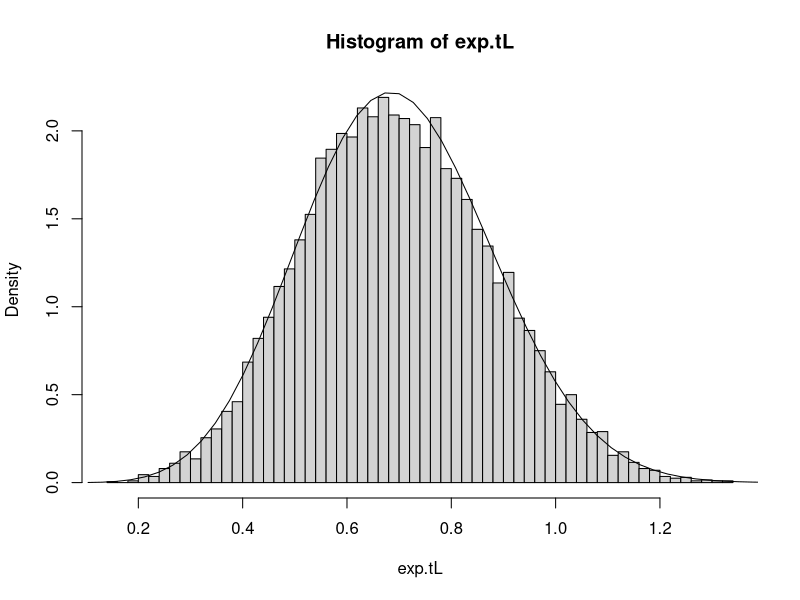

R code for this plot:
library(boot)


### Name: lines.saddle.distn
### Title: Add a Saddlepoint Approximation to a Plot
### Aliases: lines.saddle.distn
### Keywords: aplot smooth nonparametric

### ** Examples

# In this example we show how a plot such as that in Figure 9.9 of
# Davison and Hinkley (1997) may be produced.  Note the large number of
# bootstrap replicates required in this example.
expdata <- rexp(12)
vfun <- function(d, i) {
     n <- length(d)
     (n-1)/n*var(d[i])
}
exp.boot <- boot(expdata,vfun, R = 9999)
exp.L <- (expdata - mean(expdata))^2 - exp.boot$t0
exp.tL <- linear.approx(exp.boot, L = exp.L)
hist(exp.tL, nclass = 50, probability = TRUE)
exp.t0 <- c(0, sqrt(var(exp.boot$t)))
exp.sp <- saddle.distn(A = exp.L/12,wdist = "m", t0 = exp.t0)

# The saddlepoint approximation in this case is to the density of
# t-t0 and so t0 must be added for the plot.
lines(exp.sp, h = function(u, t0) u+t0, J = function(u, t0) 1,
      t0 = exp.boot$t0)
